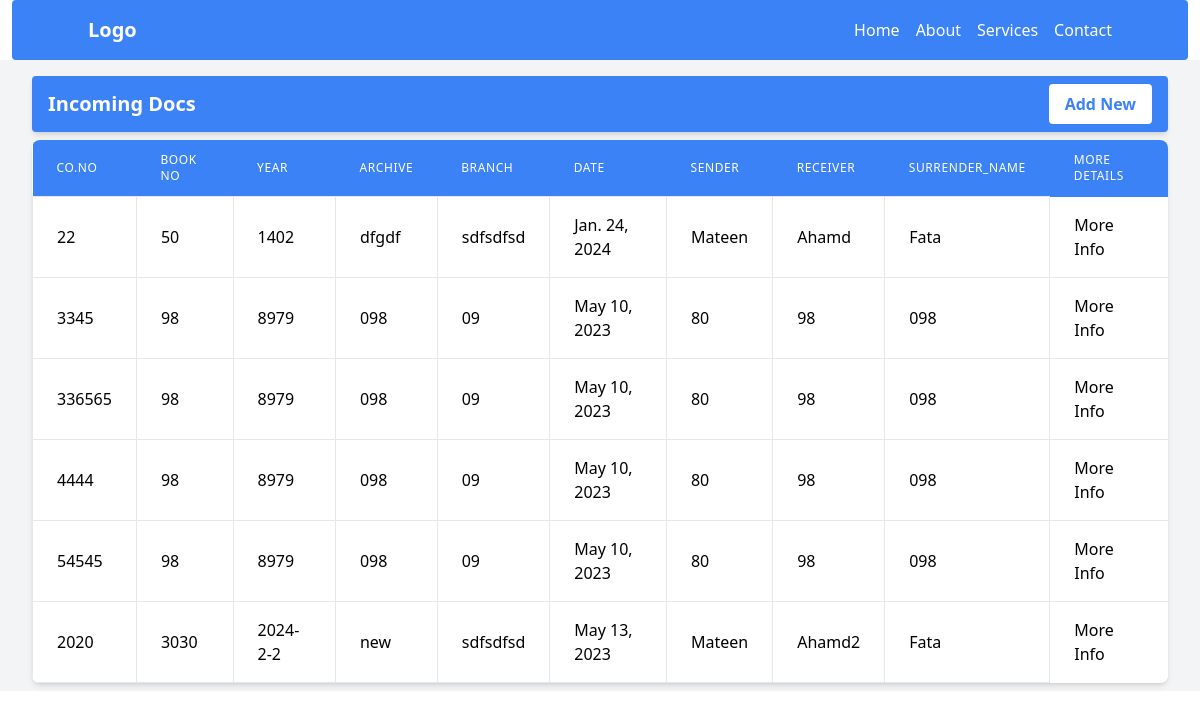
Before: /records/incomingDoc/ with the older database file.
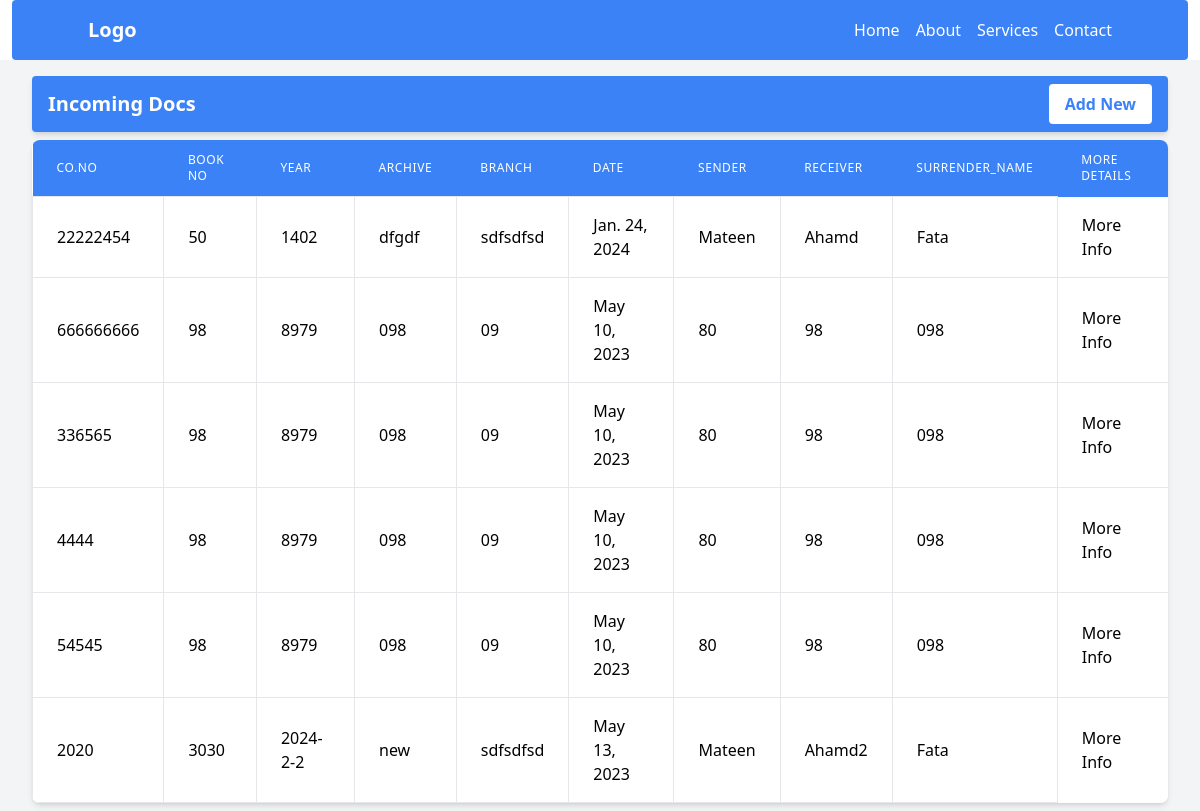
After: the same page with the newer database file.
### records/models.py (models this page shows)
class IncomingDoc(models.Model):
    continuos_number = models.IntegerField(unique=True)
    book_no = models.IntegerField()
    page_no = models.IntegerField()
    year    = models.CharField(max_length=20, null=True, blank=True)
    archive = models.CharField(max_length=200, null=True, blank=True)
    branch  = models.CharField(max_length=200, null=True, blank=True)
    date = models.DateField(null=True, blank= True)
    sender = models.CharField(max_length=200)
    receiver = models.CharField(max_length=200)
    number = models.IntegerField()
    Surrender_name =models.CharField(max_length=200)
    Surrender_date = models.DateField()
    register_number = models.IntegerField()
    image = models.ImageField(upload_to="records/incomingdocs/images", null=True, blank=True)
    remarks = models.TextField()
    def __str__(self):
        return f"Continuous number: {self.continuos_number}"

### records/views.py (the view)
# urls.py: path('incomingDoc/', views.incomingDoc, name='incomingDoc'),
def incomingDoc(request):
    incomingDocs = IncomingDoc.objects.all()
    print(incomingDocs)
    return render (request, 'records/incomingDocs.html', {
        'incomingDocs': incomingDocs,
        })

### records/templates/records/incomingDocs.html
{% extends 'base.html' %}
{% load static %}
{% block content %}
    <div class=" bg-gray-100 flex flex-col items-start justify-center py-2 px-8">
        <div class="p-4 py-2  my-2 rounded text-white bg-blue-500 flex justify-between items-center shadow-md overflow-hidden w-full">
            <h4 class="text-xl font-bold">Incoming Docs</h4>
            <a href="{% url 'records:addIncomingDoc' %}">
                <button class="bg-white text-blue-500 hover:text-white hover:bg-blue-700 font-bold px-4 py-2 rounded">Add New</button>
            </a>
        </div>
        <div class="bg-white shadow-md rounded-lg overflow-hidden w-full">
            <table class="min-w-full">
                <thead>
                    <tr>
                        <th class="px-6 py-3 bg-blue-500 text-left text-xs leading-4 font-medium text-white  uppercase tracking-wider">Co.No</th>
                        <th class="px-6 py-3 bg-blue-500 text-left text-xs leading-4 font-medium text-white uppercase tracking-wider">Book No</th>
                        <th class="px-6 py-3 bg-blue-500 text-left text-xs leading-4 font-medium text-white uppercase tracking-wider">Year</th>
                        <th class="px-6 py-3 bg-blue-500 text-left text-xs leading-4 font-medium text-white uppercase tracking-wider">Archive</th>
                        <th class="px-6 py-3 bg-blue-500 text-left text-xs leading-4 font-medium text-white uppercase tracking-wider">Branch</th>
                        <th class="px-6 py-3 bg-blue-500 text-left text-xs leading-4 font-medium text-white uppercase tracking-wider">Date</th>
                        <th class="px-6 py-3 bg-blue-500 text-left text-xs leading-4 font-medium text-white uppercase tracking-wider">Sender</th>
                        <th class="px-6 py-3 bg-blue-500 text-left text-xs leading-4 font-medium text-white uppercase tracking-wider">Receiver</th>
                        <th class="px-6 py-3 bg-blue-500 text-left text-xs leading-4 font-medium text-white uppercase tracking-wider">Surrender_name</th>
                        <th class="px-6 py-3 bg-blue-500 text-left text-xs leading-4 font-medium text-white uppercase tracking-wider">More Details</th>
                    </tr>
                </thead>
                <tbody class="bg-white divide-y divide-gray-200">
                    {% for incomingDoc in incomingDocs %}
                            <tr class="hover:bg-blue-50">
                                <td class="px-6 py-4 whitespace-no-wrap border">{{incomingDoc.continuos_number}}</td>
                                <td class="px-6 py-4 whitespace-no-wrap border">{{incomingDoc.book_no}}</td>
                                <td class="px-6 py-4 whitespace-no-wrap border">{{incomingDoc.year}}</td>
                                <td class="px-6 py-4 whitespace-no-wrap border">{{incomingDoc.archive}}</td>
                                <td class="px-6 py-4 whitespace-no-wrap border">{{incomingDoc.branch}}</td>
                                <td class="px-6 py-4 whitespace-no-wrap border">{{incomingDoc.date}}</td>
                                <td class="px-6 py-4 whitespace-no-wrap border">{{incomingDoc.sender}}</td>
                                <td class="px-6 py-4 whitespace-no-wrap border">{{incomingDoc.receiver}}</td>
                                <td class="px-6 py-4 whitespace-no-wrap border">{{incomingDoc.Surrender_name}}</td>
                                <td class="px-6 py-4 whitespace-no-wrap borde ">
                                    <a href="{% url 'records:IncomingDocDetails' incomingDoc.id %}">
                                    More Info
                                    </a>
                                </td>
                            </tr>
                    {% endfor %}
                </tbody>
            </table>
        </div>
    </div>
{% endblock %}

Changed rows visible on the page:
changed IncomingDoc "dfgdf": continuos_number "22" → "22222454"
changed IncomingDoc (number 2 of 6 on the later page): continuos_number "3345" → "666666666"
